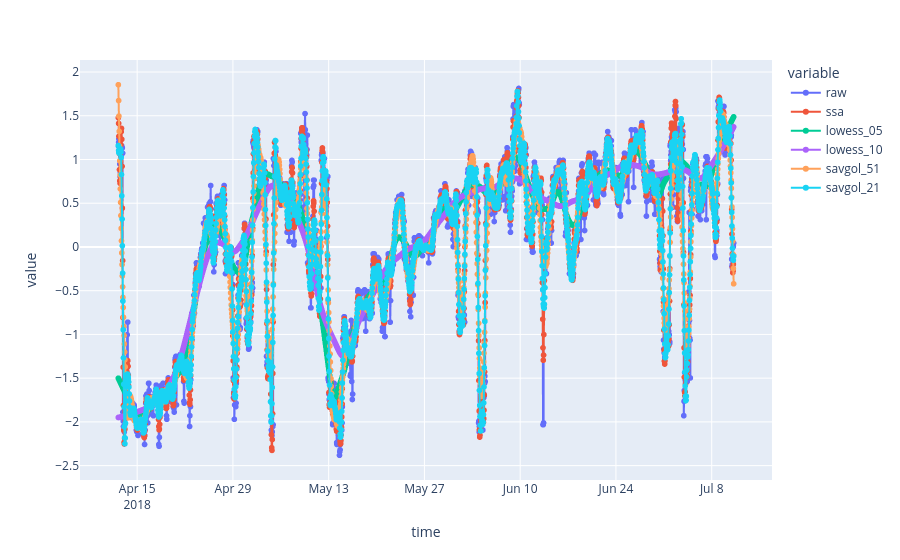

Source (notebook cell):
### Code cell
df_trend["lowess_05"] = smoothed_05[:,1]
df_trend["lowess_10"] = smoothed_10[:,1]
df_trend["savgol_51"] = smoothed_savgol_51
df_trend["savgol_21"] = smoothed_savgol_21
fig = px.line(df_trend, x="time", y=["raw","ssa", "lowess_05", "lowess_10", "savgol_51", "savgol_21"], markers=True)

# Display the figure
fig.show()

### Figure 1 — Plotly figure (JSON) as saved in the notebook; plotly's stock layout.template omitted (floating-point values rounded to 4 significant figures; data arrays with more than 128 entries replaced by an {"elided": "..."} marker saying what was removed)
{"data": [{"hovertemplate": "variable=raw<br>time=%{x}<br>value=%{y}<extra></extra>", "legendgroup": "raw", "line": {"color": "#636efa", "dash": "solid"}, "marker": {"symbol": "circle"}, "mode": "lines+markers", "name": "raw", "showlegend": true, "type": "scattergl", "x": {"elided": "2160 str values"}, "xaxis": "x", "y": {"elided": "2160 float values"}, "yaxis": "y"}, {"hovertemplate": "variable=ssa<br>time=%{x}<br>value=%{y}<extra></extra>", "legendgroup": "ssa", "line": {"color": "#EF553B", "dash": "solid"}, "marker": {"symbol": "circle"}, "mode": "lines+markers", "name": "ssa", "showlegend": true, "type": "scattergl", "x": {"elided": "2160 str values"}, "xaxis": "x", "y": {"elided": "2160 float values"}, "yaxis": "y"}, {"hovertemplate": "variable=lowess_05<br>time=%{x}<br>value=%{y}<extra></extra>", "legendgroup": "lowess_05", "line": {"color": "#00cc96", "dash": "solid"}, "marker": {"symbol": "circle"}, "mode": "lines+markers", "name": "lowess_05", "showlegend": true, "type": "scattergl", "x": {"elided": "2160 str values"}, "xaxis": "x", "y": {"elided": "2160 float values"}, "yaxis": "y"}, {"hovertemplate": "variable=lowess_10<br>time=%{x}<br>value=%{y}<extra></extra>", "legendgroup": "lowess_10", "line": {"color": "#ab63fa", "dash": "solid"}, "marker": {"symbol": "circle"}, "mode": "lines+markers", "name": "lowess_10", "showlegend": true, "type": "scattergl", "x": {"elided": "2160 str values"}, "xaxis": "x", "y": {"elided": "2160 float values"}, "yaxis": "y"}, {"hovertemplate": "variable=savgol_51<br>time=%{x}<br>value=%{y}<extra></extra>", "legendgroup": "savgol_51", "line": {"color": "#FFA15A", "dash": "solid"}, "marker": {"symbol": "circle"}, "mode": "lines+markers", "name": "savgol_51", "showlegend": true, "type": "scattergl", "x": {"elided": "2160 str values"}, "xaxis": "x", "y": {"elided": "2160 float values"}, "yaxis": "y"}, {"hovertemplate": "variable=savgol_21<br>time=%{x}<br>value=%{y}<extra></extra>", "legendgroup": "savgol_21", "line": {"color": "#19d3f3", "dash": "solid"}, "marker": {"symbol": "circle"}, "mode": "lines+markers", "name": "savgol_21", "showlegend": true, "type": "scattergl", "x": {"elided": "2160 str values"}, "xaxis": "x", "y": {"elided": "2160 float values"}, "yaxis": "y"}], "layout": {"legend": {"title": {"text": "variable"}, "tracegroupgap": 0}, "margin": {"t": 60}, "xaxis": {"anchor": "y", "domain": [0, 1], "title": {"text": "time"}}, "yaxis": {"anchor": "x", "domain": [0, 1], "title": {"text": "value"}}}}
